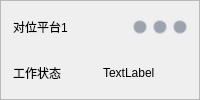
       <widget class="QFrame" name="card_plt1">
        <property name="styleSheet">
         <string notr="true">QFrame#card_rail, QFrame#card_plt0, QFrame#card_plt1, QFrame#card_plt2,
QFrame#card_plt3, QFrame#card_plt4, QFrame#card_plt5, QFrame#card_plt6 {
    background: #ffffff;
    border: 1px solid #b0b8c1;
    border-radius: 4px;
}</string>
        </property>
        <property name="frameShape">
         <enum>QFrame::StyledPanel</enum>
        </property>
        <property name="frameShadow">
         <enum>QFrame::Raised</enum>
        </property>
        <layout class="QVBoxLayout" name="verticalLayout_9">
         <property name="spacing">
          <number>6</number>
         </property>
         <property name="leftMargin">
          <number>6</number>
         </property>
         <property name="topMargin">
          <number>6</number>
         </property>
         <property name="rightMargin">
          <number>6</number>
         </property>
         <property name="bottomMargin">
          <number>6</number>
         </property>
         <item>
          <widget class="QWidget" name="widget_17" native="true">
           <layout class="QHBoxLayout" name="horizontalLayout_10">
            <property name="spacing">
             <number>6</number>
            </property>
            <property name="leftMargin">
             <number>6</number>
            </property>
            <property name="topMargin">
             <number>6</number>
            </property>
            <property name="rightMargin">
             <number>6</number>
            </property>
            <property name="bottomMargin">
             <number>6</number>
            </property>
            <item>
             <widget class="QLabel" name="label_21">
              <property name="text">
               <string>对位平台1</string>
              </property>
             </widget>
            </item>
            <item>
             <widget class="QLabel" name="plt1_label_Xstatus">
              <property name="minimumSize">
               <size>
                <width>14</width>
                <height>14</height>
               </size>
              </property>
              <property name="maximumSize">
               <size>
                <width>14</width>
                <height>14</height>
               </size>
              </property>
              <property name="styleSheet">
               <string notr="true">    background-color: #9ca3af;   /* 默认灰色 */
    border-radius: 7px;          /* 宽高的一半 = 正圆 */
    border: 1px solid #d1d5db;</string>
              </property>
              <property name="text">
               <string/>
              </property>
             </widget>
            </item>
            <item>
             <widget class="QLabel" name="plt1_label_Ystatus">
              <property name="minimumSize">
               <size>
                <width>14</width>
                <height>14</height>
               </size>
              </property>
              <property name="maximumSize">
               <size>
                <width>14</width>
                <height>14</height>
               </size>
              </property>
              <property name="styleSheet">
               <string notr="true">    background-color: #9ca3af;   /* 默认灰色 */
    border-radius: 7px;          /* 宽高的一半 = 正圆 */
    border: 1px solid #d1d5db;</string>
              </property>
              <property name="text">
               <string/>
              </property>
             </widget>
            </item>
            <item>
             <widget class="QLabel" name="plt1_label_Zstatus">
              <property name="minimumSize">
               <size>
                <width>14</width>
                <height>14</height>
               </size>
              </property>
              <property name="maximumSize">
               <size>
                <width>14</width>
                <height>14</height>
               </size>
              </property>
              <property name="styleSheet">
               <string notr="true">    background-color: #9ca3af;   /* 默认灰色 */
    border-radius: 7px;          /* 宽高的一半 = 正圆 */
    border: 1px solid #d1d5db;</string>
              </property>
              <property name="text">
               <string/>
              </property>
             </widget>
            </item>
           </layout>
          </widget>
         </item>
         <item>
          <widget class="QWidget" name="widget_20" native="true">
           <layout class="QHBoxLayout" name="horizontalLayout_19">
            <property name="spacing">
             <number>6</number>
            </property>
            <property name="leftMargin">
             <number>6</number>
            </property>
            <property name="topMargin">
             <number>6</number>
            </property>
            <property name="rightMargin">
             <number>6</number>
            </property>
            <property name="bottomMargin">
             <number>6</number>
            </property>
            <item>
             <widget class="QLabel" name="label_27">
              <property name="text">
               <string>工作状态</string>
              </property>
             </widget>
            </item>
            <item>
             <widget class="QLabel" name="plt1_label_state">
              <property name="text">
               <string>TextLabel</string>
              </property>
             </widget>
            </item>
           </layout>
          </widget>
         </item>
        </layout>
       </widget>
